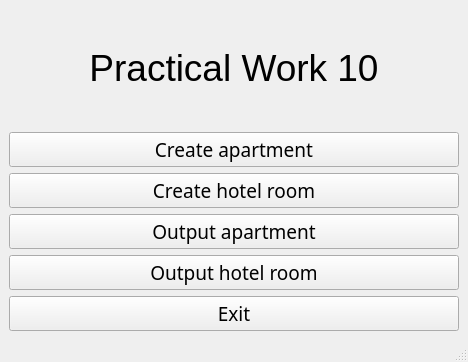
<?xml version="1.0" encoding="UTF-8"?>
<ui version="4.0">
 <class>MainWindow</class>
 <widget class="QMainWindow" name="MainWindow">
  <property name="geometry">
   <rect>
    <x>0</x>
    <y>0</y>
    <width>468</width>
    <height>362</height>
   </rect>
  </property>
  <property name="windowTitle">
   <string>MainWindow</string>
  </property>
  <widget class="QWidget" name="centralwidget">
   <layout class="QVBoxLayout" name="verticalLayout">
    <item>
     <widget class="QLabel" name="PWL">
      <property name="font">
       <font>
        <family>MS UI Gothic</family>
        <pointsize>28</pointsize>
       </font>
      </property>
      <property name="text">
       <string>Practical Work 10</string>
      </property>
      <property name="alignment">
       <set>Qt::AlignCenter</set>
      </property>
     </widget>
    </item>
    <item>
     <layout class="QGridLayout" name="gridLayout">
      <item row="1" column="0">
       <widget class="QPushButton" name="CreateHPb">
        <property name="font">
         <font>
          <family>Goudy Old Style</family>
          <pointsize>14</pointsize>
         </font>
        </property>
        <property name="text">
         <string>Create hotel room</string>
        </property>
       </widget>
      </item>
      <item row="3" column="0">
       <widget class="QPushButton" name="OutputHPb">
        <property name="font">
         <font>
          <family>Goudy Old Style</family>
          <pointsize>14</pointsize>
         </font>
        </property>
        <property name="text">
         <string>Output hotel room</string>
        </property>
       </widget>
      </item>
      <item row="4" column="0">
       <widget class="QPushButton" name="ExitPb">
        <property name="font">
         <font>
          <family>Goudy Old Style</family>
          <pointsize>14</pointsize>
         </font>
        </property>
        <property name="text">
         <string>Exit</string>
        </property>
       </widget>
      </item>
      <item row="0" column="0">
       <widget class="QPushButton" name="CreateAPb">
        <property name="font">
         <font>
          <family>Goudy Old Style</family>
          <pointsize>14</pointsize>
         </font>
        </property>
        <property name="text">
         <string>Create apartment</string>
        </property>
       </widget>
      </item>
      <item row="2" column="0">
       <widget class="QPushButton" name="OutputAPb">
        <property name="font">
         <font>
          <family>Goudy Old Style</family>
          <pointsize>14</pointsize>
         </font>
        </property>
        <property name="text">
         <string>Output apartment</string>
        </property>
       </widget>
      </item>
     </layout>
    </item>
   </layout>
  </widget>
  <widget class="QMenuBar" name="menubar">
   <property name="geometry">
    <rect>
     <x>0</x>
     <y>0</y>
     <width>468</width>
     <height>21</height>
    </rect>
   </property>
  </widget>
  <widget class="QStatusBar" name="statusbar"/>
 </widget>
 <resources/>
 <connections/>
</ui>
